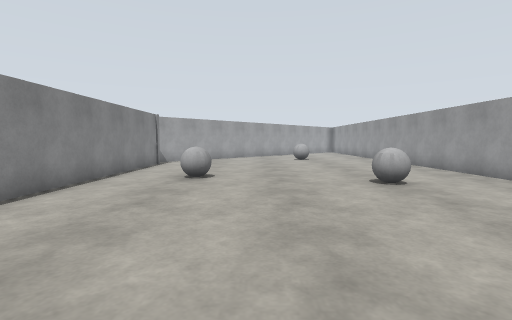
View 1 (above)

13 first-person views from a walk through a world built for the Gazebo simulator. The camera is 1.2 m above the floor, tilts 4° down and sees 85° across. The floor is counted in squares, 1 m on a side. Each view is taken from the middle of a square. On the plan, view 1 faces up. The plan holds only what a view shows up to about 12 squares ahead; the rest is blank. The place goes on beyond the plan.

View 2
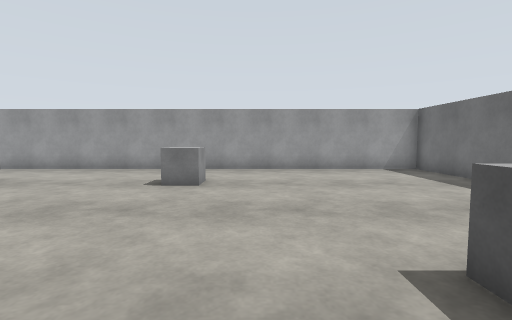

View 3
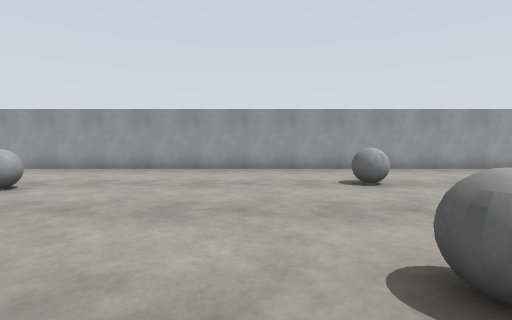

View 4
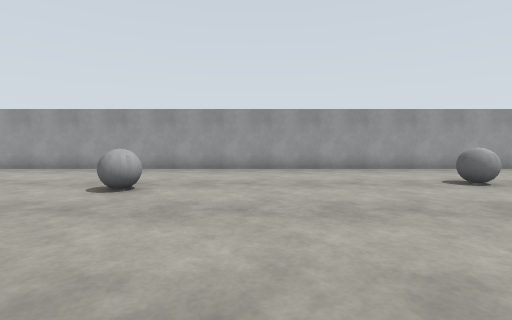

View 5
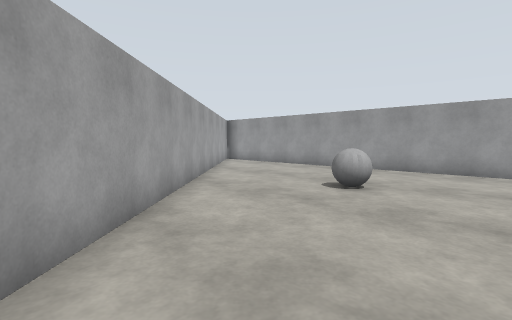

View 6
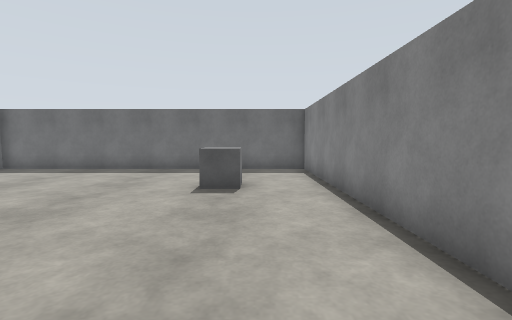

View 7
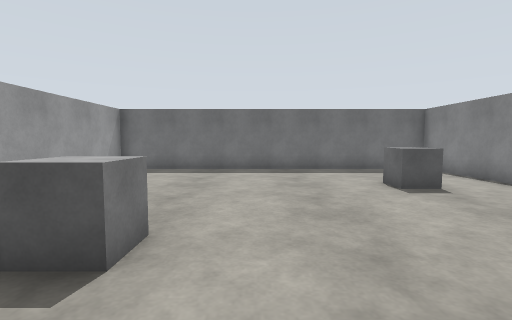

View 8
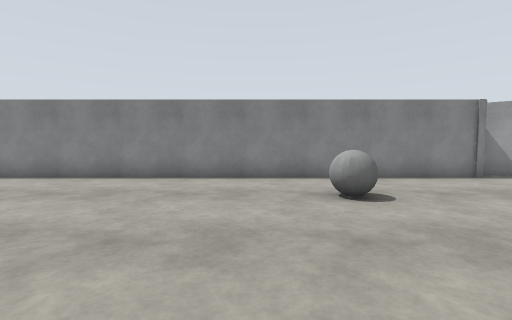

View 9
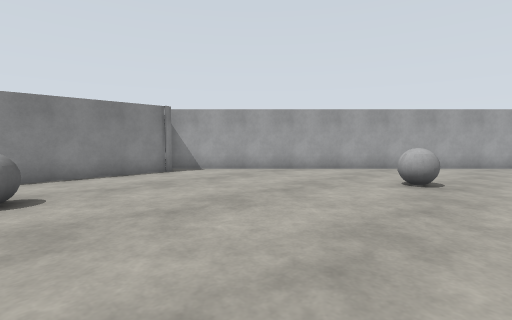

View 10
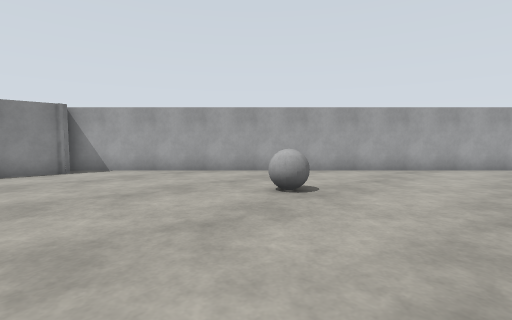

View 11
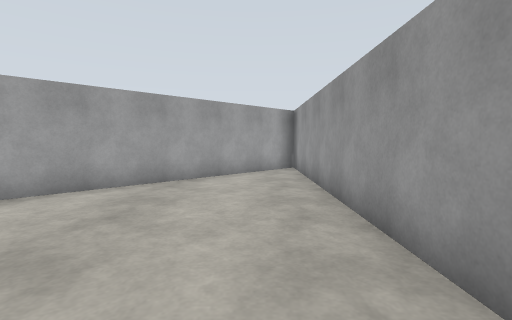

View 12
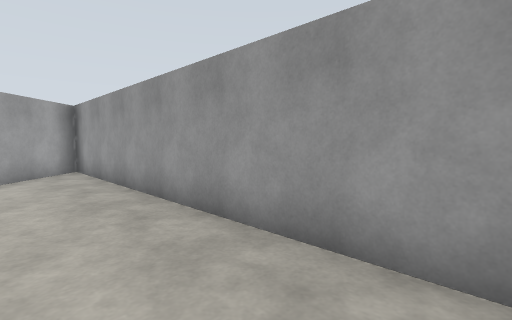

View 13
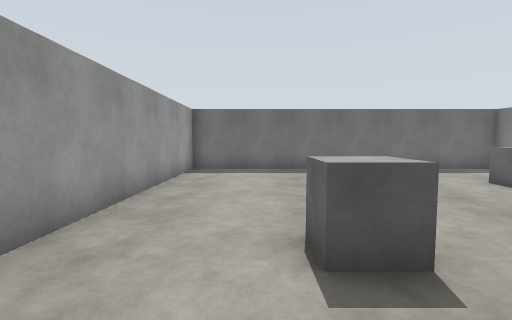

### Floor plan
Points are (right, up) in squares from view 1. A wall is a line through its corners. A room is listed if a view was taken in it or the views show most of it. See-through windows are left out.
Room 1 (views 1, 2, 3, 4, 5, 6, 7, 8, 9, 10, 11, 12, 13)
walls: (-5, 14.1) (-5, -6.7) (7.7, -6.7) (7.7, 28.4) (-6.2, 14.5)
objects: grey box (-2, -3) to (-2, -2); grey ball (-2, 9); grey ball (3, 17) to (3, 18); grey box (4, 2); grey ball (4, 8)

Where each view was taken, in squares from view 1:
view 1: 0 up, 0 right, facing up
view 2: 0 up, 4 left, facing right
view 3: 11 up, 4 left, facing right
view 4: 14 up, 4 left, facing right
view 5: 14 up, 4 left, facing up-right
view 6: 5 up, 3 left, facing down
view 7: 5 up, 2 right, facing down
view 8: 7 up, 4 right, facing left
view 9: 9 up, 5 right, facing up-left
view 10: 12 up, 7 right, facing up-left
view 11: 16 up, 6 right, facing up
view 12: 16 up, 5 right, facing up-right
view 13: 5 up, 5 right, facing down
